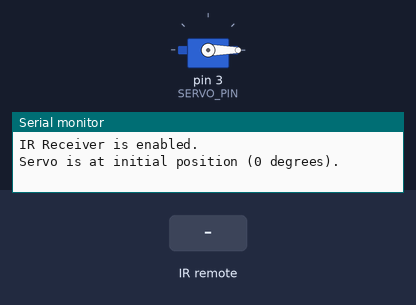
The sketch below on a simulated Arduino Uno, built with avr-gcc and run on an emulated ATmega328P. On the bench: servo, the last lines printed to the serial monitor. Inputs (shaded band) come from the test bench.

Above: at 1.2 s.
1.3 s: infrared code 0xFF30CF received
At 2.0 s:
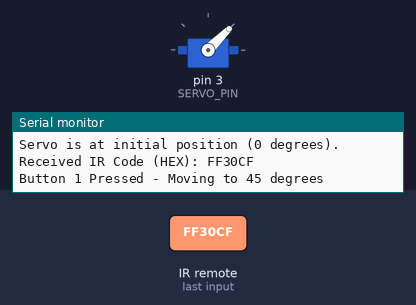
3.8 s: infrared code 0xFF18E7 received
At 4.6 s:
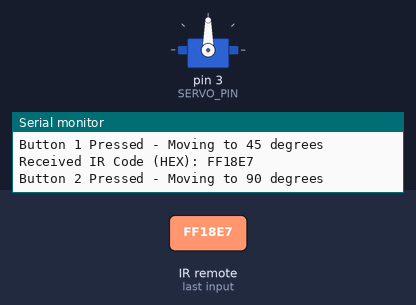
6.3 s: infrared code 0xFF7A85 received
At 7.1 s:
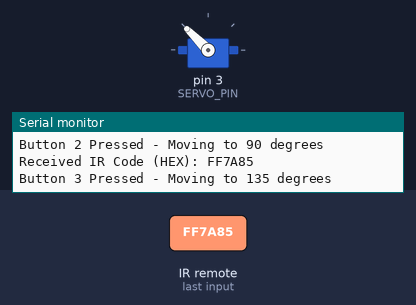
8.8 s: infrared code 0xFF10EF received
At 9.6 s:
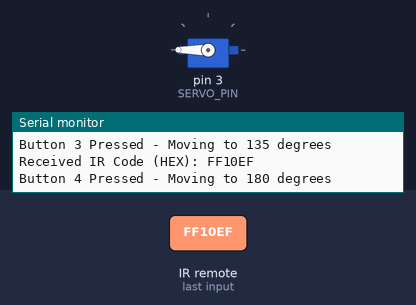
Timing chart, 0 to 11.8 s (numbered marks = the images above; inputs shaded):
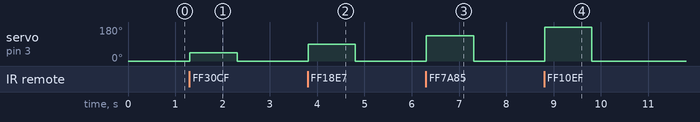

The sketch:

interfacing_servo_motor_with_ir_remote_and_arduino1.ino
```cpp
// C++ code
/*Diganto
CE, KUET*/

/*TITLE: Interfacing Servo Motor  with IR remote and Arduino*/

/*
  Project: Control a Servo Motor with an IR Remote and Arduino
  Description: This code moves a servo motor to different angles based on which
               button is pressed on an IR remote. After moving, it waits for a
               second and returns to the initial position (0 degrees).

  Libraries needed:
  - IRremote.h (by shirriff, v2.x)
  - Servo.h (built-in)
*/

#include <IRremote.h> // Include the IR Remote library
#include <Servo.h>    // Include the Servo library

// ---------- PIN DEFINITIONS ----------
const int RECV_PIN = 5; // The Arduino pin connected to the IR receiver's signal pin
const int SERVO_PIN = 3;  // The Arduino pin connected to the servo's signal pin (must be PWM ~)

// ---------- GLOBAL OBJECTS AND VARIABLES ----------
IRrecv irrecv(RECV_PIN);     // Create an IRrecv object to receive IR signals
decode_results results;    // Create a decode_results object to store the decoded data
Servo myservo;             // Create a servo object to control a servo

// ---------- SETUP FUNCTION - RUNS ONCE ----------
void setup() {
  // Start serial communication at 9600 baud rate for debugging
  Serial.begin(9600);

  // Start the IR receiver
  irrecv.enableIRIn();
  Serial.println("IR Receiver is enabled.");

  // Attach the servo object to its pin
  myservo.attach(SERVO_PIN);

  // Move the servo to its initial position (0 degrees) at the start
  myservo.write(0);
  Serial.println("Servo is at initial position (0 degrees).");
}

// ---------- LOOP FUNCTION - RUNS REPEATEDLY ----------
void loop() {
  // Check if an IR signal has been received and decoded
  if (irrecv.decode(&results)) {

    // Print the received HEX code to the Serial Monitor. This is useful
    // for finding the codes for your own remote's buttons.
    Serial.print("Received IR Code (HEX): ");
    Serial.println(results.value, HEX);

    // Use a switch statement to check which button was pressed
    switch(results.value) {
      // These are the HEX codes for the remote used in the video.
      // 0xFF30CF corresponds to button '1' (or 16582903 in decimal)
      case 0xFF30CF:
        Serial.println("Button 1 Pressed - Moving to 45 degrees");
        myservo.write(45);  // Move servo to 45 degrees
        delay(1000);        // Wait for 1 second
        myservo.write(0);   // Return to the initial position
        break;

      // 0xFF18E7 corresponds to button '2' (or 16615543 in decimal)
      case 0xFF18E7:
        Serial.println("Button 2 Pressed - Moving to 90 degrees");
        myservo.write(90);  // Move servo to 90 degrees
        delay(1000);        // Wait for 1 second
        myservo.write(0);   // Return to the initial position
        break;

      // 0xFF7A85 corresponds to button '3' (or 16599223 in decimal)
      case 0xFF7A85:
        Serial.println("Button 3 Pressed - Moving to 135 degrees");
        myservo.write(135); // Move servo to 135 degrees
        delay(1000);        // Wait for 1 second
        myservo.write(0);   // Return to the initial position
        break;

      // 0xFF10EF corresponds to button '4' (or 16591063 in decimal)
      case 0xFF10EF:
        Serial.println("Button 4 Pressed - Moving to 180 degrees");
        myservo.write(180); // Move servo to 180 degrees
        delay(1000);        // Wait for 1 second
        myservo.write(0);   // Return to the initial position
        break;
    }

    // Resume listening for the next IR signal
    irrecv.resume();
  }
}
```

Measured:
- after the input at 1.3 s, servo on pin 3 (SERVO_PIN): 0° → 45° at once, → 0° 1.0 s later
- after the input at 3.8 s, servo on pin 3 (SERVO_PIN): 0° → 90° at once, → 0° 1.0 s later
- after the input at 6.3 s, servo on pin 3 (SERVO_PIN): 0° → 135° at once, → 0° 1.0 s later
- after the input at 8.8 s, servo on pin 3 (SERVO_PIN): 0° → 180° at once, → 0° 1.0 s later
